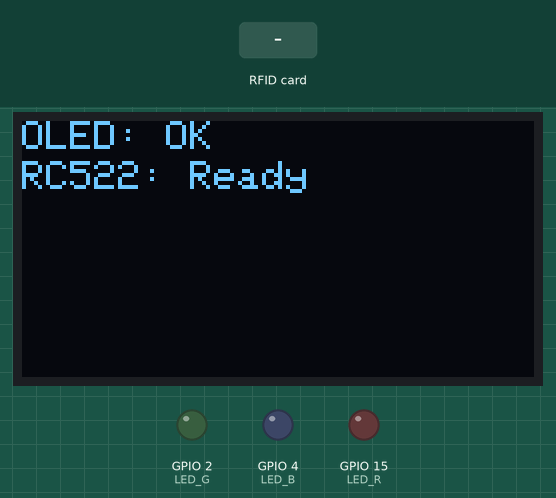
Simulated run of this sketch. Board: ESP32. On the bench: 128×64 one-colour display, output pins drawn as LEDs (lit = HIGH). The test bench sets the inputs (shaded band). What the sketch prints to the serial monitor is not drawn.

Above: at 0.8 s.
At 2.9 s:
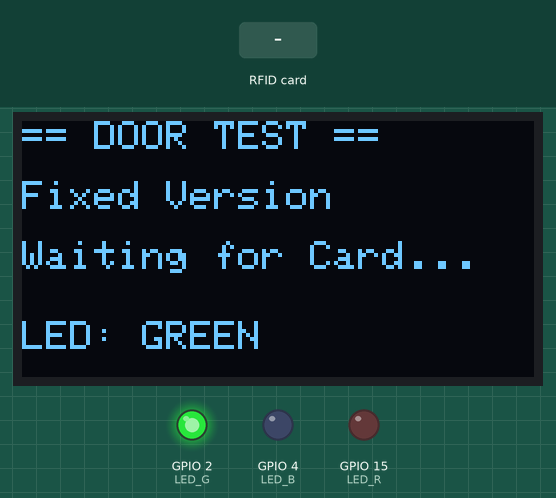
3.0 s: RFID card 5E 7A 19 C4 held to the reader
At 3.9 s:
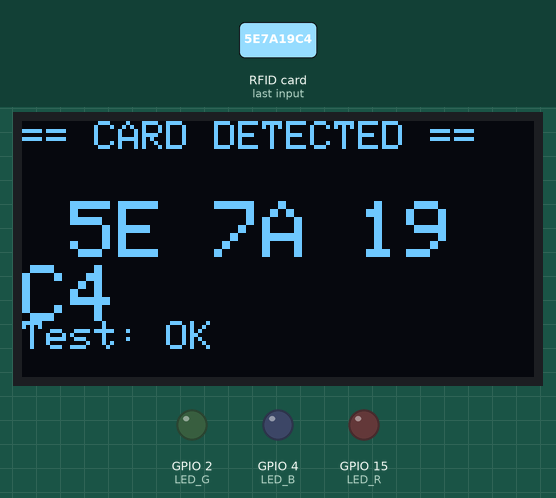
At 4.8 s:
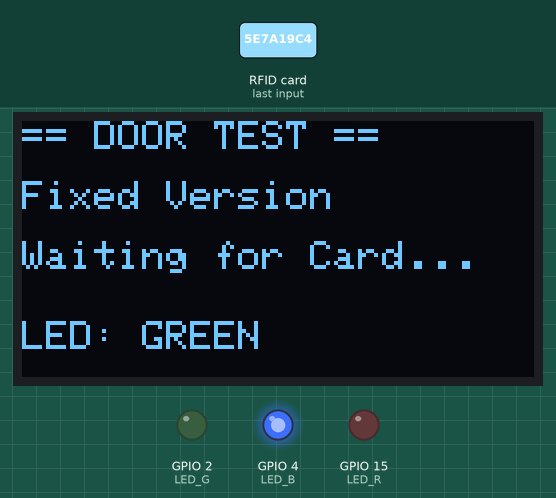
6.0 s: RFID card 5E 7A 19 C4 held to the reader
12.0 s: RFID card 5E 7A 19 C4 held to the reader
Timing chart, 0 to 21.0 s (numbered marks = the images above; inputs shaded):
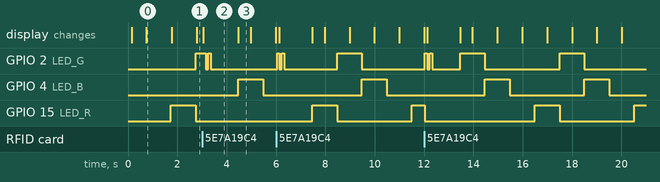

The sketch:

studentTest.ino
```cpp
/*
 * 教室物聯網 - 門禁端硬體測試程式 (整合修復版)
 * 基礎: 使用者提供的原始測試碼
 * 修正內容:
 * 1. 加入 I2C 降速 (100kHz) -> 修復 OLED 亂碼
 * 2. 加入 RC522 暴力重置 -> 修復初始化失敗
 * 3. 加入 最大天線增益 -> 修復讀不到卡片
 */

#include <SPI.h>
#include <MFRC522.h>
#include <Wire.h>
#include <Adafruit_GFX.h>
#include <Adafruit_SSD1306.h>

// --- 腳位設定 ---
#define RST_PIN     27  // 為了避開 OLED 的 SCL (22)，RST 改接 27
#define SS_PIN      5   // RC522 的 SDA (Chip Select)

#define LED_R       15
#define LED_G       2
#define LED_B       4

#define SCREEN_WIDTH 128
#define SCREEN_HEIGHT 64

// --- 物件初始化 ---
MFRC522 mfrc522(SS_PIN, RST_PIN);
Adafruit_SSD1306 display(SCREEN_WIDTH, SCREEN_HEIGHT, &Wire, -1);

void setup() {
  Serial.begin(115200);
  Serial.println("\n--- Door Node Hardware Test (Fixed) ---");

  // 1. 初始化 LED (設為輸出)
  pinMode(LED_R, OUTPUT);
  pinMode(LED_G, OUTPUT);
  pinMode(LED_B, OUTPUT);

  // 開機先全暗
  setLedColor(0, 0, 0);

  // 2. 初始化 OLED
  // Address 0x3C for 128x32 or 128x64
  // 先延遲一下等待電源穩定
  delay(100);

  if(!display.begin(SSD1306_SWITCHCAPVCC, 0x3C)) {
    Serial.println(F("SSD1306 allocation failed"));
    for(;;); // 如果失敗卡在這邊
  }

  // [修正1] 降低 I2C 速度至 100kHz，防止 RC522 干擾導致螢幕亂碼
  Wire.setClock(100000);

  display.clearDisplay();
  display.setTextSize(1);
  display.setTextColor(SSD1306_WHITE);
  display.setCursor(0,0);
  display.println("OLED: OK");
  display.display();
  Serial.println("OLED initialized");
  delay(500);

  // 3. 初始化 SPI 與 RC522
  SPI.begin();
  mfrc522.PCD_Init();

  // [修正3] 設定最大天線增益 (48dB)
  // 增強訊號，解決讀不到被動式白卡的問題
  mfrc522.PCD_SetAntennaGain(mfrc522.RxGain_max);

  Serial.println("RC522 initialized");

  // 顯示版本資訊，確認 RC522 是否有反應
  mfrc522.PCD_DumpVersionToSerial();

  display.setCursor(0, 10);
  display.println("RC522: Ready");
  display.display();
  delay(1000);
}

void loop() {
  // --- 測試 1: LED 循環測試 ---
  // 每隔一段時間切換 LED 顏色，證明 LED 沒壞
  // 順序: 紅 -> 綠 -> 藍 -> 暗
  static int colorStep = 0;
  static unsigned long lastLedTime = 0;

  if (millis() - lastLedTime > 1000) { // 每秒換一次顏色
    lastLedTime = millis();
    colorStep++;
    if (colorStep > 3) colorStep = 0;

    if (colorStep == 0) setLedColor(0, 0, 0); // OFF
    if (colorStep == 1) setLedColor(1, 0, 0); // RED
    if (colorStep == 2) setLedColor(0, 1, 0); // GREEN
    if (colorStep == 3) setLedColor(0, 0, 1); // BLUE
  }

  // --- 測試 2: RFID 讀卡 ---
  // 檢查是否有新卡片
  if (mfrc522.PICC_IsNewCardPresent() && mfrc522.PICC_ReadCardSerial()) {

    // 讀取 UID
    String uidStr = "";
    for (byte i = 0; i < mfrc522.uid.size; i++) {
      uidStr += String(mfrc522.uid.uidByte[i] < 0x10 ? " 0" : " ");
      uidStr += String(mfrc522.uid.uidByte[i], HEX);
    }
    uidStr.toUpperCase();

    // Serial 輸出
    Serial.print("Card Detected! UID:");
    Serial.println(uidStr);

    // OLED 顯示 UID
    display.clearDisplay();
    display.setCursor(0, 0);
    display.println("== CARD DETECTED ==");
    display.setTextSize(2);
    display.setCursor(0, 20);
    display.println(uidStr); // 顯示卡號
    display.setTextSize(1);
    display.setCursor(0, 50);
    display.println("Test: OK");
    display.display();

    // 讀到卡片時，閃爍綠燈兩次
    for(int i=0; i<2; i++){
      setLedColor(0, 1, 0); delay(100);
      setLedColor(0, 0, 0); delay(100);
    }

    // 讓卡片進入休眠，避免重複讀取
    mfrc522.PICC_HaltA();
    mfrc522.PCD_StopCrypto1();

    // 延遲一下讓使用者看清楚
    delay(1000);
  }

  // 若沒讀到卡，顯示待機畫面
  static unsigned long lastOledTime = 0;
  if (millis() - lastOledTime > 500) {
    lastOledTime = millis();
    // 只有在沒讀卡的時候才刷新待機畫面，避免蓋掉 UID
    // 這裡我們簡單做，僅在螢幕沒顯示 UID 時刷新
    // 但為了簡單測試，我們就假設沒讀卡時一直顯示等待

    // 注意：這會跟上面的 UID 顯示競爭，實際測試時
    // 讀到卡會 delay(1000)，所以那一秒鐘會顯示 UID
    // 之後會回到這裡顯示 Waiting...

    display.clearDisplay();
    display.setCursor(0, 0);
    display.println("== DOOR TEST ==");
    display.setCursor(0, 15);
    display.println("Fixed Version");
    display.setCursor(0, 30);
    display.println("Waiting for Card...");

    display.setCursor(0, 50);
    display.print("LED: ");
    if (colorStep == 1) display.print("RED");
    else if (colorStep == 2) display.print("GREEN");
    else if (colorStep == 3) display.print("BLUE");
    else display.print("OFF");

    display.display();
  }
}

// 輔助函式: 設定 LED 顏色
// 假設是共陰極 (1為亮)，若是共陽極請將 digitalWrite 的 HIGH/LOW 反過來
void setLedColor(int r, int g, int b) {
  digitalWrite(LED_R, r);
  digitalWrite(LED_G, g);
  digitalWrite(LED_B, b);
}
```

Measured:
- after the input at 3.0 s, GPIO 2 (LED_G): HIGH → LOW after 0.15 s instead of 0.75 s; GPIO 15 (LED_R): stays LOW (without the input it goes to HIGH after 2.8 s); the display: changes after 0.05 s (image 2)
- by itself, GPIO 4 (LED_B): alternates HIGH for 1.0 s and LOW for 3.0 s
- what the display in image 0 shows lasts 1.1 s, from 0.7 s to 1.8 s
- what the display in image 2 shows lasts 1.5 s, from 3.0 s to 4.5 s
- what the display in image 3 shows lasts 0.5 s, from 4.5 s to 5.0 s
